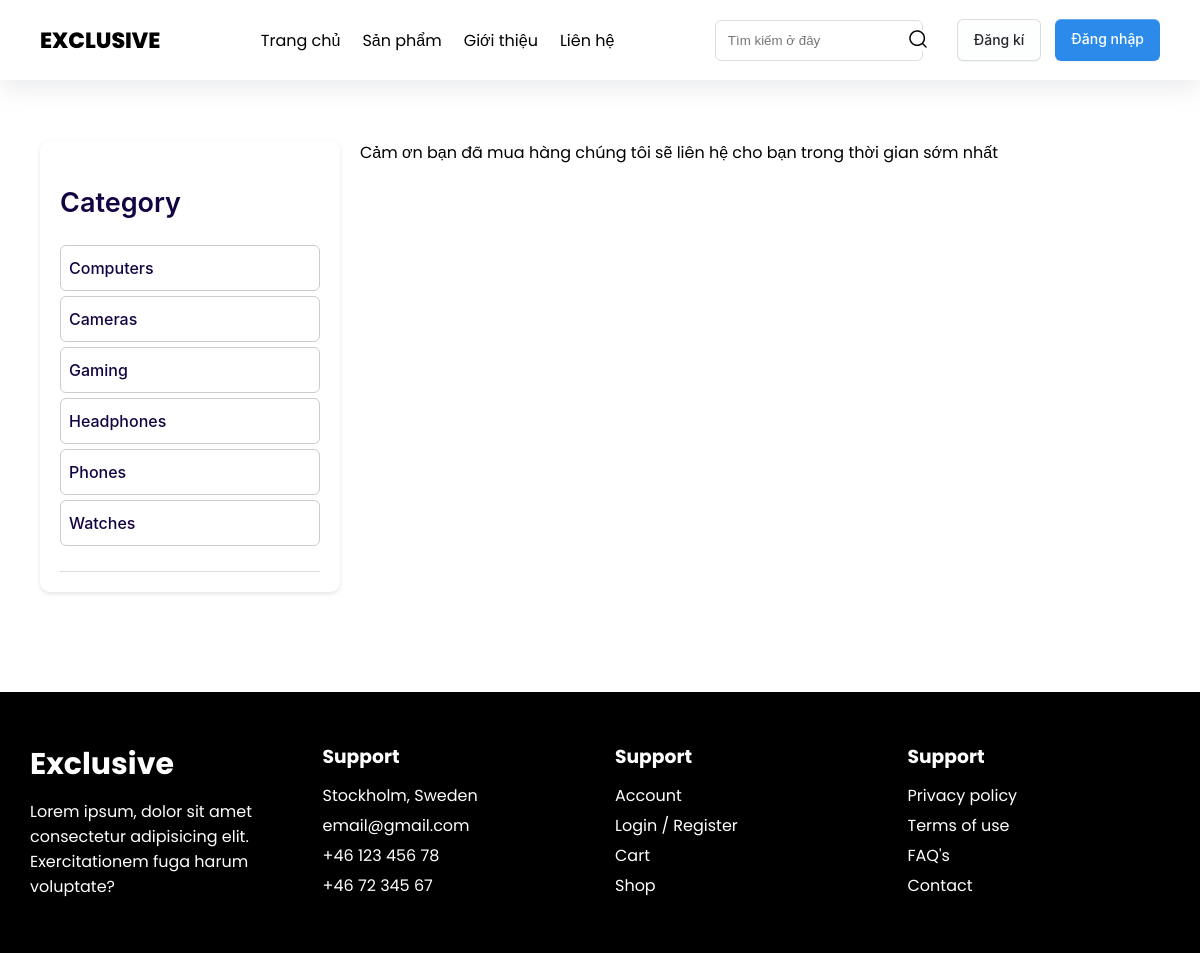
Before: /camon.php with the older database file.
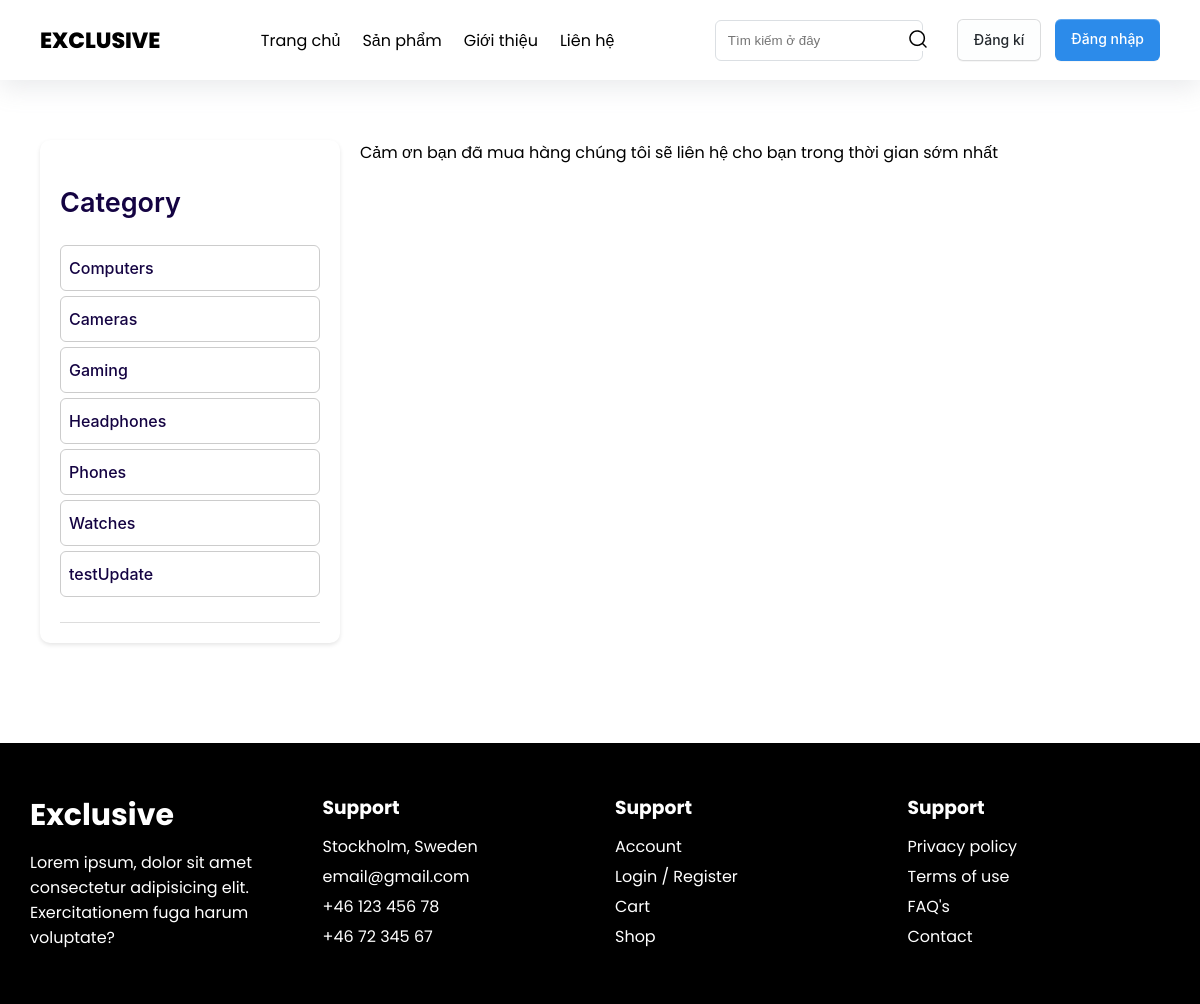
After: the same page with the newer database file.
### tables this page shows
CREATE TABLE `tbl_danhmuc` (
  `id_danhmuc` int NOT NULL,
  `tendanhmuc` varchar(100) NOT NULL,
  `thutu` int NOT NULL
);

### camon.php (the view, shortened to what this page needs)
<?php
include('admin/config/connect.php');
?>
<!DOCTYPE html>
<html lang="en">
  <head>
    <link
      rel="stylesheet"
      href="https://cdn.jsdelivr.net/npm/swiper@10/swiper-bundle.min.css"
    />
    <link rel="stylesheet" href="./css/styles.css" />
    <link rel="stylesheet" href="./css/products.css" />
  </head>
  <body>
     <nav class="nav">
      <div class="container nav_container">
        <a href="#" class="nav_logo">EXCLUSIVE</a>
        <ul class="nav_list">
          <li class="nav_item">
            <a href="./index.php" class="nav_link">Trang chủ</a>
          </li>
          <li class="nav_item">
            <a href="./products.php" class="nav_link">Sản phẩm</a>
          </li>
          <li class="nav_item">
            <a href="./about.php" class="nav_link">Giới thiệu</a>
          </li>
          <li class="nav_item">
            <a href="./contact.php" class="nav_link">Liên hệ</a>
          </li>
        </ul>
        <div class="nav_items">
          <form action="timkiem.php?quanli=timkiem" method="POST" class="nav_form">
            <input
              type="text"
              class="nav_input"
              placeholder="Tìm kiếm ở đây"
              name="tukhoa"
            />
            <button type="submit" name="timkiem"><img src="./image/search.png" alt="" class="nav_search" /></button>
          </form>
           <?php
           if(!isset($_SESSION['dangky'])){
           ?>
          <div class="auth-actions">
            <a href="./sign-up.php" class="button-4" role="button">Đăng kí</a>
            <a href="./login.php" class="btn-login" role="button">Đăng nhập</a>
          </div>
          <?php
           }
           ?>
        </div>
      </div>
    </nav>
    <section>
      <div class="container">
        <div class="product-list-wrap">
          <aside class="filters" id="filters">
            <div class="filter-category">
              <h3>Category</h3>
              <ul>
               <?php
               $sql_danhmuc="select *from tbl_danhmuc";
               $query_danhmuc=mysqli_query($conn,$sql_danhmuc);
               while($row_danhmuc=mysqli_fetch_array($query_danhmuc))
               {
               ?>
                <li>
                  <a href="products.php?quanlidanhmucsanpham&id=<?php echo $row_danhmuc['id_danhmuc']?>"><?php echo $row_danhmuc['tendanhmuc']?></a>
                </li>
                <?php
               }
               ?>
              </ul>
            </div>
          </aside>
          <main class="products">
          <p>Cảm ơn bạn đã mua hàng chúng tôi sẽ liên hệ cho bạn trong thời gian sớm nhất</p>
          </main>
        </div>
      </div>
    </section>
    <footer class="footer">
      <div class="container footer_container">
        <div class="footer_item">
          <a href="#" class="footer_logo">Exclusive</a>
          <div class="footer_p">
            Lorem ipsum, dolor sit amet consectetur adipisicing elit.
            Exercitationem fuga harum voluptate?
          </div>
        </div>
        <div class="footer_item">
          <h3 class="footer_item_titl">Support</h3>
          <ul class="footer_list">
            <li class="li footer_list_item">Stockholm, Sweden</li>
            <li class="li footer_list_item">email@gmail.com</li>
            <li class="li footer_list_item">+46 123 456 78</li>
            <li class="li footer_list_item">+46 72 345 67</li>
          </ul>
        </div>
        <div class="footer_item">
          <h3 class="footer_item_titl">Support</h3>
          <ul class="footer_list">
            <li class="li footer_list_item">Account</li>
            <li class="li footer_list_item">Login / Register</li>
            <li class="li footer_list_item">Cart</li>
            <li class="li footer_list_item">Shop</li>
          </ul>
        </div>
        <div class="footer_item">
          <h3 class="footer_item_titl">Support</h3>
          <ul class="footer_list">
            <li class="li footer_list_item">Privacy policy</li>
            <li class="li footer_list_item">Terms of use</li>
            <li class="li footer_list_item">FAQ's</li>
            <li class="li footer_list_item">Contact</li>
          </ul>
        </div>
      </div>
    </footer>
  </body>
</html>

Changed rows visible on the page:
added tbl_danhmuc: tendanhmuc "testUpdate"
